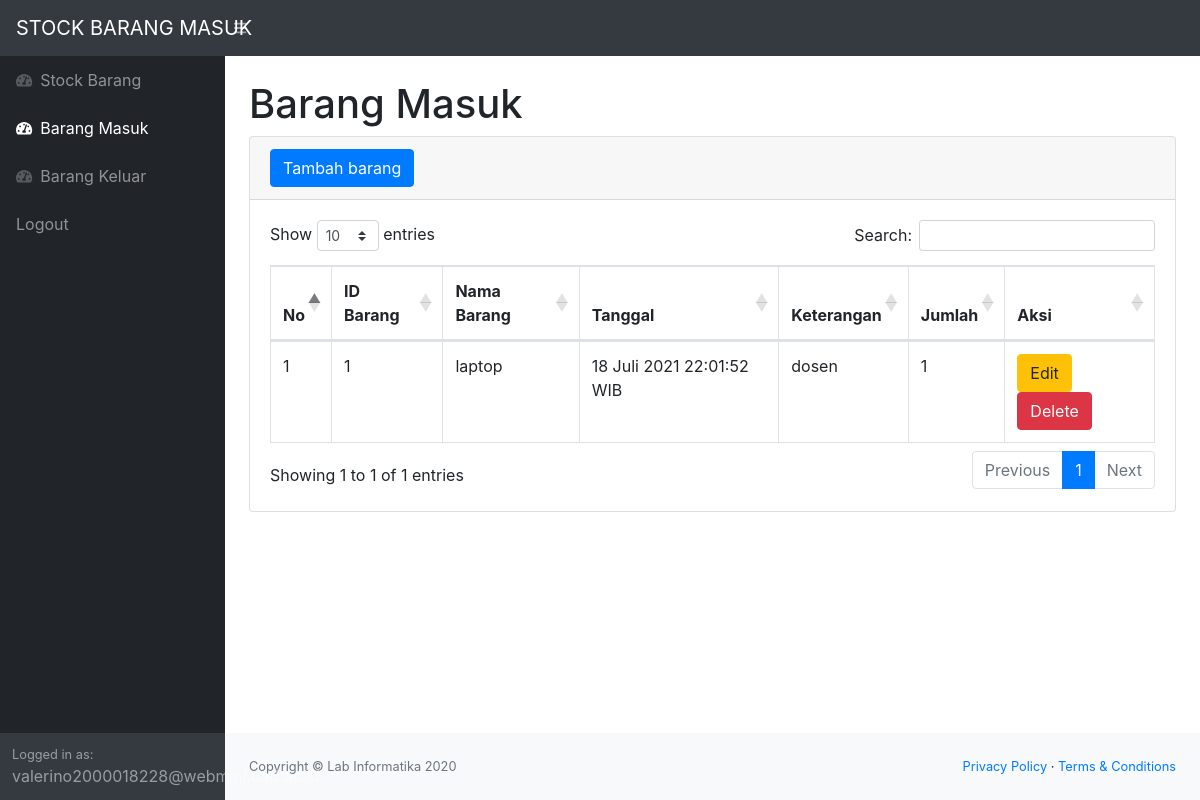
The app's page /masuk.php (signed in) with its own data.
### tables this page shows
CREATE TABLE `masuk` (
  `idmasuk` int(11) NOT NULL,
  `idbarang` int(11) NOT NULL,
  `tanggal` timestamp NOT NULL DEFAULT current_timestamp(),
  `keterangan` varchar(25) NOT NULL,
  `qty` int(11) NOT NULL
);

CREATE TABLE `stock` (
  `idbarang` int(11) NOT NULL,
  `namabarang` varchar(25) NOT NULL,
  `deskripsi` varchar(25) NOT NULL,
  `stock` int(11) NOT NULL
);

### masuk.php (the view, shortened to what this page needs)
<?php
require 'function.php';
?>
<!DOCTYPE html>
<html lang="en">
    <head>
        <link href="css/styles.css" rel="stylesheet" />
        <link href="https://cdn.datatables.net/1.10.20/css/dataTables.bootstrap4.min.css" rel="stylesheet" />
    </head>
    <body class="sb-nav-fixed">
        <nav class="sb-topnav navbar navbar-expand navbar-dark bg-dark">
            <a class="navbar-brand" href="index.php">STOCK BARANG MASUK</a>
            <button class="btn btn-link btn-sm order-1 order-lg-0" id="sidebarToggle" href="#"><i class="fas fa-bars"></i></button>
        </nav>
        <div id="layoutSidenav">
            <div id="layoutSidenav_nav">
                <nav class="sb-sidenav accordion sb-sidenav-dark" id="sidenavAccordion">
                    <div class="sb-sidenav-menu">
                        <div class="nav">
                        <a class="nav-link" href="index.php">
                                <div class="sb-nav-link-icon"><i class="fas fa-tachometer-alt"></i></div>
                                Stock Barang
                            </a>
                            <a class="nav-link" href="masuk.php">
                                <div class="sb-nav-link-icon"><i class="fas fa-tachometer-alt"></i></div>
                                Barang Masuk
                            </a>
                            <a class="nav-link" href="keluar.php">
                                <div class="sb-nav-link-icon"><i class="fas fa-tachometer-alt"></i></div>
                                Barang Keluar
                            </a>
                            <a class="nav-link" href="logout.php">
                                Logout
                            </a>
                        </div>
                    </div>
                    <div class="sb-sidenav-footer">
                        <div class="small">Logged in as:</div>
                        valerino2000018228@webmail.uad.ac.id
                    </div>
                </nav>
            </div>
            <div id="layoutSidenav_content">
                <main>
                    <div class="container-fluid">
                        <h1 class="mt-4">Barang Masuk</h1>
                        <div class="card mb-4">
                            <div class="card-header">
                                    <button type="button" class="btn btn-primary" data-toggle="modal" data-target="#myModal">
                                        Tambah barang
                                    </button>
                            </div>
                            <div class="card-body">
                                <div class="table-responsive">
                                    <table class="table table-bordered" id="dataTable" width="100%" cellspacing="0">
                                        <thead>
                                            <tr>
                                                <th>No</th>
                                                <th>ID Barang</th>
                                                <th>Nama Barang</th>
                                                <th>Tanggal</th>
                                                <th>Keterangan</th>
                                                <th>Jumlah</th>
                                                <th>Aksi</th>
                                            </tr>
                                        </thead>
                                        <tbody>
                                            <?php
                                                $i = 1;
                                                $query = mysqli_query($conn, "select * from masuk m, stock s where s.idbarang = m.idbarang");
                                                while($row = mysqli_fetch_array($query)){
                                                    $idm = $row['idmasuk'];
                                                ?>
                                                <tr>
                                                    <td>
                                                        <?php echo $i; ?>
                                                    </td>
                                                    <td>
                                                    <?php echo $row['idmasuk']; ?>
                                                    </td>
                                                    <td>
                                                    <?php echo $row['namabarang']; ?>
                                                    </td>
                                                    <td>
                                                        <?php
                                                            $tanggal = $row['tanggal'];
                                                            $pisah = explode("-", $tanggal);
                                                            $tangg = explode(" ", $pisah[2]);
                                                            echo $tangg[0]." ";
                                                            if($pisah[1]=="01"){
                                                                echo "Januari ";
                                                            }else if($pisah[1]=="02"){
                                                                echo "Februari ";
                                                            }else if($pisah[1]=="03"){
                                                                echo "Maret ";
                                                            }else if($pisah[1]=="04"){
                                                                echo "April ";
                                                            }else if($pisah[1]=="05"){
                                                                echo "Mei ";
                                                            }else if($pisah[1]=="06"){
                                                                echo "Juni ";
                                                            }else if($pisah[1]=="07"){
                                                                echo "Juli ";
                                                            }else if($pisah[1]=="08"){
                                                                echo "Agustus ";
                                                            }else if($pisah[1]=="09"){
                                                                echo "September ";
                                                            }else if($pisah[1]=="10"){
                                                                echo "Oktober ";
                                                            }else if($pisah[1]=="11"){
                                                                echo "November ";
                                                            }else if($pisah[1]=="12"){
                                                                echo "Desember ";
                                                            }
                                                            echo $pisah[0];
                                                            echo " ".$tangg[1]." WIB";
                                                        ?>
                                                    </td>
                                                    <td>
                                                    <?php echo $row['keterangan']; ?>
                                                    </td>
                                                    <td>
                                                    <?php echo $row['qty']; ?>
                                                    </td>
                                                    <td>
                                                        <button type="button" class="btn btn-warning" data-toggle="modal" data-target="#myEdit<?php echo $idm; ?>">Edit</button>
                                                        <button type="button" class="btn btn-danger" data-toggle="modal" data-target="#myDelete<?php echo $idm; ?>">Delete</button>
                                                    </td>
                                                </tr>
                                                <?php $i++; } ?>
                                        </tbody>
                                    </table>
                                </div>
                            </div>
                        </div>
                    </div>
                </main>
                <footer class="py-4 bg-light mt-auto">
                    <div class="container-fluid">
                        <div class="d-flex align-items-center justify-content-between small">
                            <div class="text-muted">Copyright &copy; Lab Informatika 2020</div>
                            <div>
                                <a href="#">Privacy Policy</a>
                                &middot;
                                <a href="#">Terms &amp; Conditions</a>
                            </div>
                        </div>
                    </div>
                </footer>
            </div>
        </div>
    </body>
</html>

### records on screen
masuk: idmasuk "1", idbarang.namabarang "laptop", tanggal "18", shows "Juli", tanggal "2021", tanggal "22:01:52", keterangan "dosen", qty "1"
